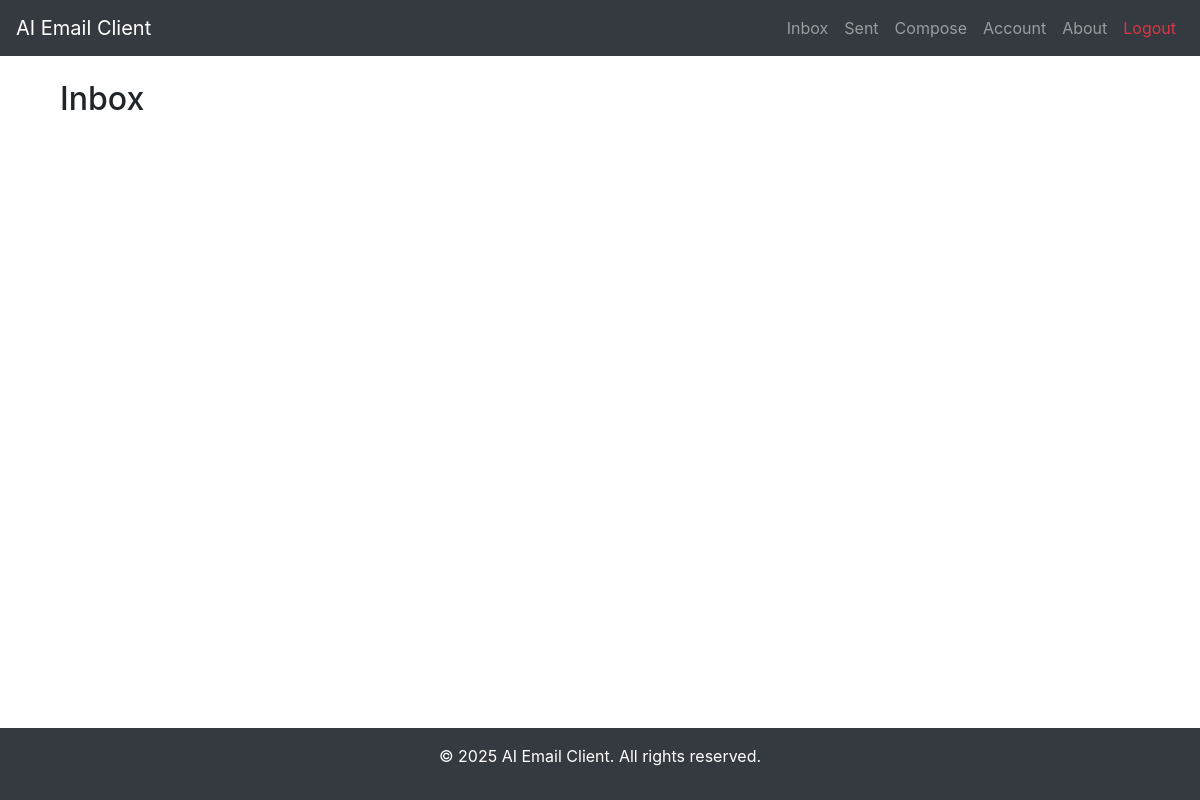
Before: /inbox (signed in) with the older database file.
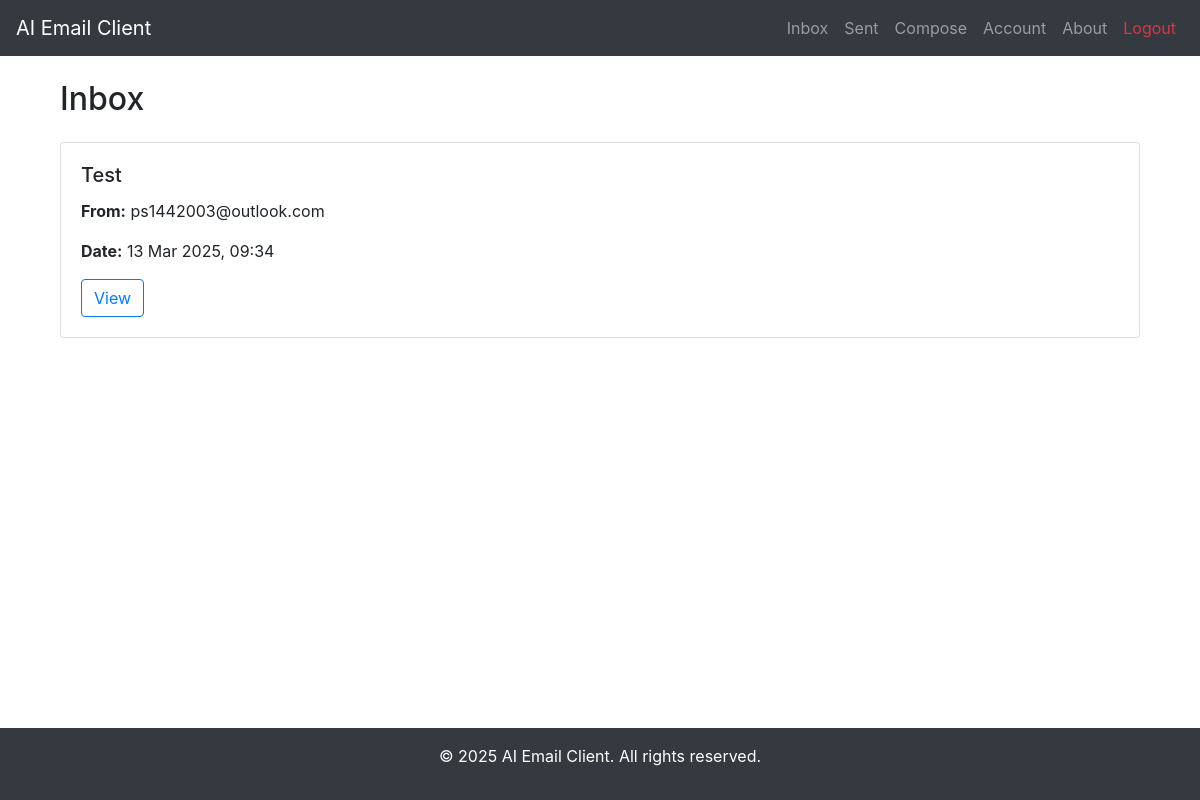
After: the same page with the newer database file.
### Project/models.py (models this page shows, shortened)
class Email(db.Model):
    id = db.Column(db.Integer, primary_key=True)
    sender = db.Column(db.String(120), nullable=False, default='default_sender')
    recipient = db.Column(db.String(120), nullable=False)
    subject = db.Column(db.String(200), nullable=False)
    body = db.Column(db.Text, nullable=False)
    date = db.Column(db.DateTime, nullable=False, default=datetime.utcnow)
    sender_id = db.Column(db.Integer, db.ForeignKey('user.id'), nullable=False)

### Project/routes.py (the view)
@app.route("/inbox")
@login_required
def inbox():
    emails = Email.query.filter_by(recipient=current_user.email).all()
    return render_template('inbox.html', emails=emails)

### Project/models.py (called while the page is built)
@login_manager.user_loader
def load_user(user_id):
    return User.query.get(int(user_id))

### Project/templates/inbox.html (shortened to what this page needs)
{% extends 'layout.html' %}
{% block content %}
<div class="container mt-4">
    <h2 class="mb-4">Inbox</h2>
    {% for email in emails %}
    <div class="card mb-3">
        <div class="card-body">
            <h5 class="card-title">{{ email.subject }}</h5>
            <p class="card-text"><strong>From:</strong> {{ email.sender }}</p>
            <p class="card-text"><strong>Date:</strong> {{ email.date.strftime('%d %b %Y, %H:%M') }}</p>
            <a href="{{ url_for('view_email', email_id=email.id) }}" class="btn btn-outline-primary">View</a>
        </div>
    </div>
    {% endfor %}
</div>
{% endblock %}

### Project/templates/layout.html (shortened to what this page needs)
<!DOCTYPE html>
<html lang="en">
<head>
    <link
        href="https://stackpath.bootstrapcdn.com/bootstrap/4.5.2/css/bootstrap.min.css"
        rel="stylesheet"
    />
    <link rel="stylesheet" href="{{ url_for('static', filename='css/style.css') }}" />
</head>
<body>
    <nav class="navbar navbar-expand-lg navbar-dark bg-dark">
        <a class="navbar-brand" href="{{ url_for('home') }}">AI Email Client</a>
        <div class="collapse navbar-collapse" id="navbarNav">
            <ul class="navbar-nav ml-auto">
                {% if current_user.is_authenticated %}
                    <li class="nav-item">
                        <a class="nav-link" href="{{ url_for('inbox') }}">Inbox</a>
                    </li>
                    <li class="nav-item">
                        <a class="nav-link" href="{{ url_for('sent') }}">Sent</a>
                    </li>
                    <li class="nav-item">
                        <a class="nav-link" href="{{ url_for('compose') }}">Compose</a>
                    </li>
                    <li class="nav-item">
                        <a class="nav-link" href="{{ url_for('account') }}">Account</a>
                    </li>
                    <li class="nav-item">
                        <a class="nav-link" href="{{ url_for('about') }}">About</a>
                    </li>
                    <li class="nav-item">
                        <a class="nav-link text-danger" href="{{ url_for('logout') }}">Logout</a>
                    </li>
                {% endif %}
            </ul>
        </div>
    </nav>
    <div class="container mt-4">
        {% block content %}{% endblock %}
    </div>
    <footer class="bg-dark text-white text-center py-3 mt-5" style="position: absolute; bottom: 0; width: 100%;">
        <p>&copy; 2025 AI Email Client. All rights reserved.</p>
    </footer>
</body>
</html>

Changed rows visible on the page:
added Email: subject "Test", sender "ps1442003@outlook.com", date "13 Mar 2025, 09:34"
